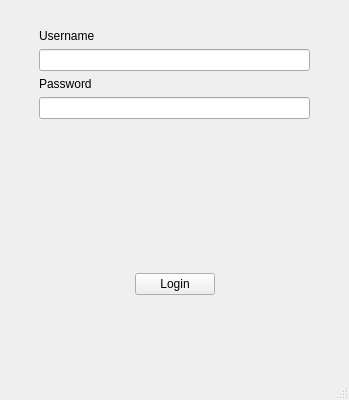
<?xml version="1.0" encoding="UTF-8"?>
<ui version="4.0">
 <class>Login</class>
 <widget class="QMainWindow" name="Login">
  <property name="geometry">
   <rect>
    <x>0</x>
    <y>0</y>
    <width>349</width>
    <height>400</height>
   </rect>
  </property>
  <property name="sizePolicy">
   <sizepolicy hsizetype="Fixed" vsizetype="Fixed">
    <horstretch>0</horstretch>
    <verstretch>0</verstretch>
   </sizepolicy>
  </property>
  <property name="windowTitle">
   <string>Login</string>
  </property>
  <widget class="QWidget" name="centralwidget">
   <layout class="QGridLayout" name="gridLayout">
    <item row="0" column="1">
     <layout class="QVBoxLayout" name="verticalLayout">
      <item>
       <spacer name="verticalSpacer_2">
        <property name="orientation">
         <enum>Qt::Vertical</enum>
        </property>
        <property name="sizeType">
         <enum>QSizePolicy::Fixed</enum>
        </property>
        <property name="sizeHint" stdset="0">
         <size>
          <width>20</width>
          <height>20</height>
         </size>
        </property>
       </spacer>
      </item>
      <item>
       <widget class="QLabel" name="username_label">
        <property name="text">
         <string>Username</string>
        </property>
       </widget>
      </item>
      <item>
       <widget class="QLineEdit" name="username"/>
      </item>
      <item>
       <widget class="QLabel" name="password_label">
        <property name="text">
         <string>Password</string>
        </property>
       </widget>
      </item>
      <item>
       <widget class="QLineEdit" name="password">
        <property name="enabled">
         <bool>true</bool>
        </property>
        <property name="autoFillBackground">
         <bool>false</bool>
        </property>
        <property name="inputMethodHints">
         <set>Qt::ImhNone</set>
        </property>
        <property name="echoMode">
         <enum>QLineEdit::Password</enum>
        </property>
       </widget>
      </item>
      <item>
       <spacer name="verticalSpacer">
        <property name="orientation">
         <enum>Qt::Vertical</enum>
        </property>
        <property name="sizeHint" stdset="0">
         <size>
          <width>20</width>
          <height>40</height>
         </size>
        </property>
       </spacer>
      </item>
      <item>
       <spacer name="verticalSpacer_4">
        <property name="orientation">
         <enum>Qt::Vertical</enum>
        </property>
        <property name="sizeHint" stdset="0">
         <size>
          <width>20</width>
          <height>40</height>
         </size>
        </property>
       </spacer>
      </item>
      <item>
       <layout class="QHBoxLayout" name="horizontalLayout">
        <item>
         <spacer name="horizontalSpacer_4">
          <property name="orientation">
           <enum>Qt::Horizontal</enum>
          </property>
          <property name="sizeHint" stdset="0">
           <size>
            <width>40</width>
            <height>20</height>
           </size>
          </property>
         </spacer>
        </item>
        <item>
         <widget class="QPushButton" name="login">
          <property name="text">
           <string>Login</string>
          </property>
         </widget>
        </item>
        <item>
         <spacer name="horizontalSpacer_3">
          <property name="orientation">
           <enum>Qt::Horizontal</enum>
          </property>
          <property name="sizeHint" stdset="0">
           <size>
            <width>40</width>
            <height>20</height>
           </size>
          </property>
         </spacer>
        </item>
       </layout>
      </item>
      <item>
       <spacer name="verticalSpacer_3">
        <property name="orientation">
         <enum>Qt::Vertical</enum>
        </property>
        <property name="sizeHint" stdset="0">
         <size>
          <width>20</width>
          <height>40</height>
         </size>
        </property>
       </spacer>
      </item>
     </layout>
    </item>
    <item row="0" column="0">
     <spacer name="horizontalSpacer_2">
      <property name="orientation">
       <enum>Qt::Horizontal</enum>
      </property>
      <property name="sizeType">
       <enum>QSizePolicy::Fixed</enum>
      </property>
      <property name="sizeHint" stdset="0">
       <size>
        <width>30</width>
        <height>20</height>
       </size>
      </property>
     </spacer>
    </item>
    <item row="0" column="2">
     <spacer name="horizontalSpacer">
      <property name="orientation">
       <enum>Qt::Horizontal</enum>
      </property>
      <property name="sizeType">
       <enum>QSizePolicy::Fixed</enum>
      </property>
      <property name="sizeHint" stdset="0">
       <size>
        <width>30</width>
        <height>20</height>
       </size>
      </property>
     </spacer>
    </item>
   </layout>
  </widget>
  <widget class="QMenuBar" name="menubar">
   <property name="geometry">
    <rect>
     <x>0</x>
     <y>0</y>
     <width>349</width>
     <height>24</height>
    </rect>
   </property>
  </widget>
  <widget class="QStatusBar" name="statusbar"/>
 </widget>
 <resources/>
 <connections/>
</ui>
